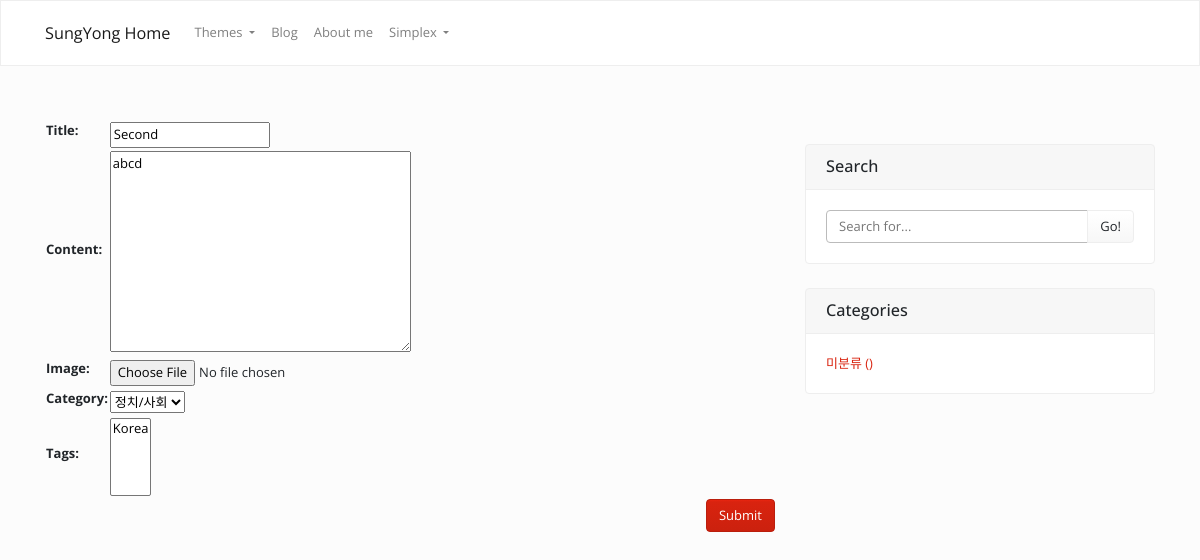
Before: /blog/6/update/ with the older database file.
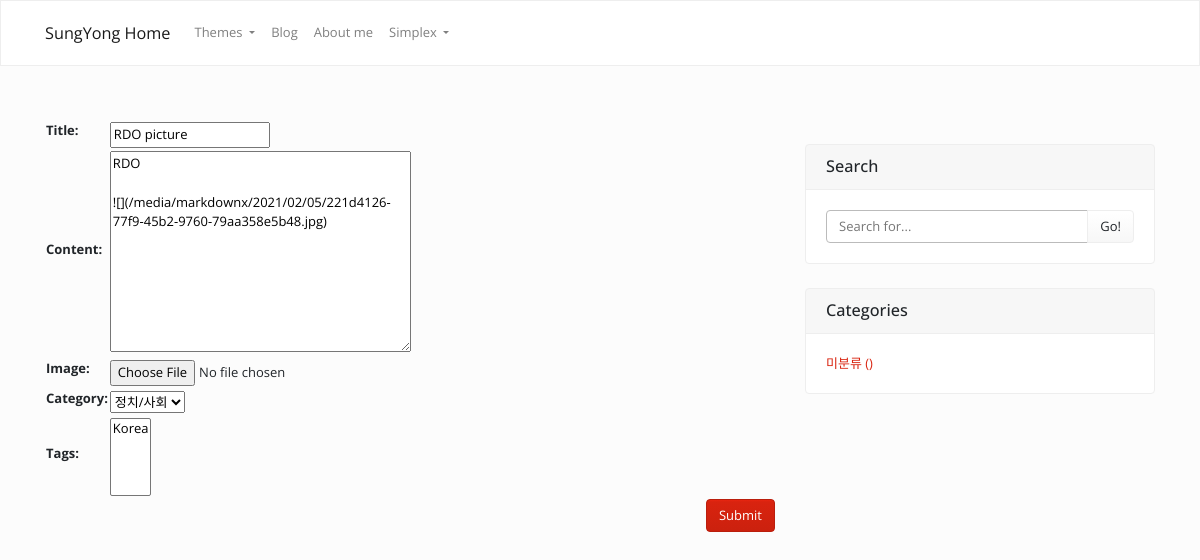
After: the same page with the newer database file.
### blog/models.py (models this page shows, shortened)
class Post(models.Model):
    title = models.CharField(max_length=30)
    content = MarkdownxField()
    image = models.ImageField(upload_to='blog/%Y/%m/%d/', blank=True)
    created = models.DateTimeField(auto_now=True)
    author = models.ForeignKey(User, on_delete=models.CASCADE)
    category = models.ForeignKey(Category, blank=True, null=True, on_delete=models.SET_NULL)
    tags = models.ManyToManyField(Tag, blank=True)

### blog/views.py (the view)
# urls.py: path('<int:pk>/update/', views.PostUpdate.as_view()),
class PostUpdate(UpdateView):
    model = Post
    fields = [
        'title', 'content', 'image', 'category', 'tags',
    ]

### blog/models.py (called while the page is built)
    def __str__(self):
        return self.name

    def __str__(self):
        return self.name

### blog/templates/blog/post_form.html (shortened to what this page needs)
{% extends 'blog/base.html' %}
{% block content %}
  <form method="post">{% csrf_token %}
      <table>
          {{ form.as_table }}
      </table>
      <button type="submit" class="btn btn-primary float-right">Submit</button>
  </form>
{% endblock %}

Changed rows visible on the page:
changed Post "정치/사회": title "Second" → "RDO picture"; content "abcd" → "RDO ![](/media/markdownx/2021/02/05/221d4126-77f9-45b2-9760-79aa358e5b48.jpg)"
